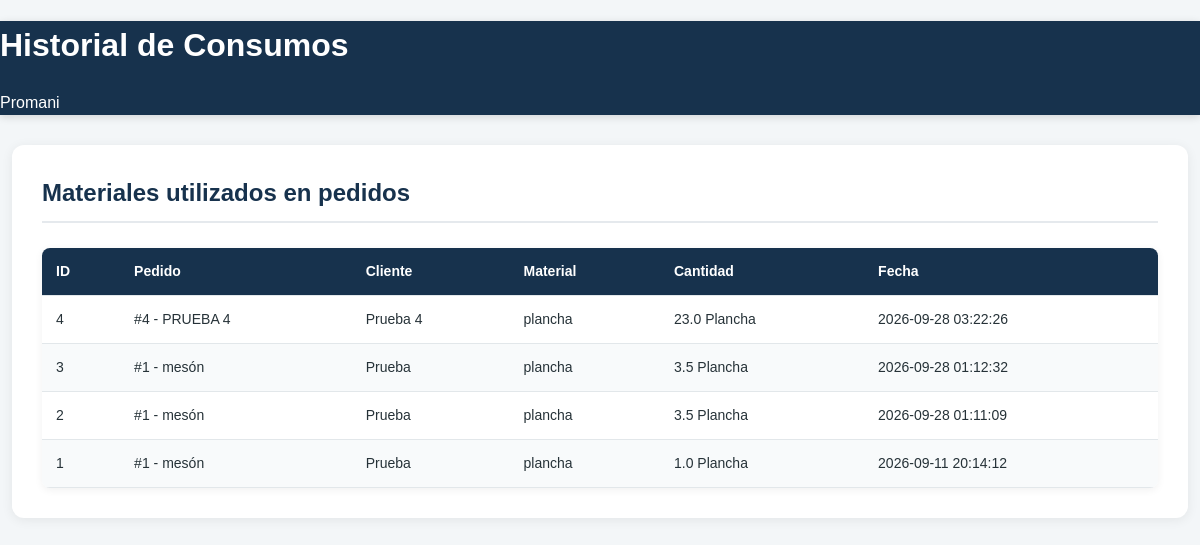
Page /consumos (signed in) on the committed database.
### tables this page shows
CREATE TABLE consumos (
    id INTEGER PRIMARY KEY AUTOINCREMENT,
    pedido_id INTEGER NOT NULL,
    material_id INTEGER NOT NULL,
    cantidad REAL NOT NULL,
    fecha DATETIME DEFAULT CURRENT_TIMESTAMP,

    FOREIGN KEY (pedido_id) REFERENCES pedidos(id),
    FOREIGN KEY (material_id) REFERENCES materiales(id)
);

CREATE TABLE pedidos (
    id INTEGER PRIMARY KEY AUTOINCREMENT,
    cliente TEXT NOT NULL,
    descripcion TEXT NOT NULL,
    medidas TEXT,
    estado TEXT NOT NULL,
    observaciones TEXT
, fecha_entrega TEXT);

CREATE TABLE materiales (
    id INTEGER PRIMARY KEY AUTOINCREMENT,
    nombre TEXT NOT NULL,
    unidad TEXT NOT NULL,
    stock REAL NOT NULL DEFAULT 0,
    stock_minimo REAL NOT NULL DEFAULT 0
);

### app.py (the view)
@app.route("/consumos")
def consumos():
    conexion = sqlite3.connect("promani.db")
    conexion.row_factory = sqlite3.Row
    consumos_registrados = conexion.execute("""
        SELECT
            c.id,
            c.pedido_id,
            p.cliente,
            p.descripcion,
            m.nombre AS material,
            m.unidad,
            c.cantidad,
            c.fecha

        FROM consumos c

        INNER JOIN pedidos p
        ON c.pedido_id = p.id

        INNER JOIN materiales m
        ON c.material_id = m.id

        ORDER BY c.id DESC
    """).fetchall()
    conexion.close()
    return render_template(
        "consumos.html",
        consumos=consumos_registrados
    )

### app.py (called while the page is built)
@app.before_request
def proteger_sistema():
    rutas_publicas = [
        "login",
        "static"
    ]
    rutas_administrador = [
        "proveedores",
        "nuevo_proveedor",
        "nueva_compra",
        "compras",
        "usuarios",
        "nuevo_usuario",
        "editar_usuario",
        "eliminar_usuario",
        "restablecer_contrasena"
    ]
    if request.endpoint not in rutas_publicas:
        if "usuario_id" not in session:
            return redirect(url_for("login"))
    if request.endpoint in rutas_administrador:
        if session.get("rol") != "administrador":
            return redirect(url_for("inicio"))

### templates/consumos.html (shortened to what this page needs)
<!DOCTYPE html>
<html lang="es">
<head>
    <link rel="stylesheet" href="{{ url_for('static', filename='style.css') }}">
</head>
<body>
    <header>
        <h1>Historial de Consumos</h1>
        <p>Promani</p>
    </header>
    <main>
        <h2>Materiales utilizados en pedidos</h2>
        <table>
            <thead>
                <tr>
                    <th>ID</th>
                    <th>Pedido</th>
                    <th>Cliente</th>
                    <th>Material</th>
                    <th>Cantidad</th>
                    <th>Fecha</th>
                </tr>
            </thead>
            <tbody>
                {% for consumo in consumos %}
                <tr>
                    <td>{{ consumo["id"] }}</td>
                    <td>#{{ consumo["pedido_id"] }} - {{ consumo["descripcion"] }}</td>
                    <td>{{ consumo["cliente"] }}</td>
                    <td>{{ consumo["material"] }}</td>
                    <td>{{ consumo["cantidad"] }} {{ consumo["unidad"] }}</td>
                    <td>{{ consumo["fecha"] }}</td>
                </tr>
                {% endfor %}
            </tbody>
        </table>
    </main>
</body>
</html>

### static/style.css (style rules this page uses)
* { box-sizing: border-box; }
html { scroll-behavior: smooth; }
body { margin: 0; font-family: Arial, Helvetica, sans-serif; background-color: #f3f6f8; color: #263238; line-height: 1.5; }
header { background-color: #17324d; color: white; box-shadow: 0 2px 8px rgba(0, 0, 0, 0.14); }
main { width: 98%; max-width: 1700px; margin: 30px auto; background-color: white; padding: 30px; border-radius: 12px; box-shadow: 0 2px 12px rgba(0, 0, 0, 0.07); }
main h2 { color: #17324d; margin-top: 0; margin-bottom: 20px; padding-bottom: 10px; border-bottom: 2px solid #e5e9ed; }
table { width: 100%; border-collapse: collapse; margin-top: 25px; background-color: white; border-radius: 8px; overflow: hidden; box-shadow: 0 2px 8px rgba(0, 0, 0, 0.06); }
thead { background-color: #17324d; color: white; }
th, td { padding: 13px 14px; text-align: left; border-bottom: 1px solid #e2e7ea; }
th { font-size: 14px; font-weight: 600; }
td { font-size: 14px; }
tbody tr:nth-child(even) { background-color: #f8fafb; }

### rows in the picture
consumos: id "4", pedido_id "4", descripcion "PRUEBA 4", cliente "Prueba 4", material "plancha", cantidad "23.0", unidad "Plancha", fecha "2026-09-28 03:22:26"
consumos: id "3", pedido_id "1", descripcion "mesón", cliente "Prueba", material "plancha", cantidad "3.5", unidad "Plancha", fecha "2026-09-28 01:12:32"
consumos: id "2", pedido_id "1", descripcion "mesón", cliente "Prueba", material "plancha", cantidad "3.5", unidad "Plancha", fecha "2026-09-28 01:11:09"
consumos: id "1", pedido_id "1", descripcion "mesón", cliente "Prueba", material "plancha", cantidad "1.0", unidad "Plancha", fecha "2026-09-11 20:14:12"
